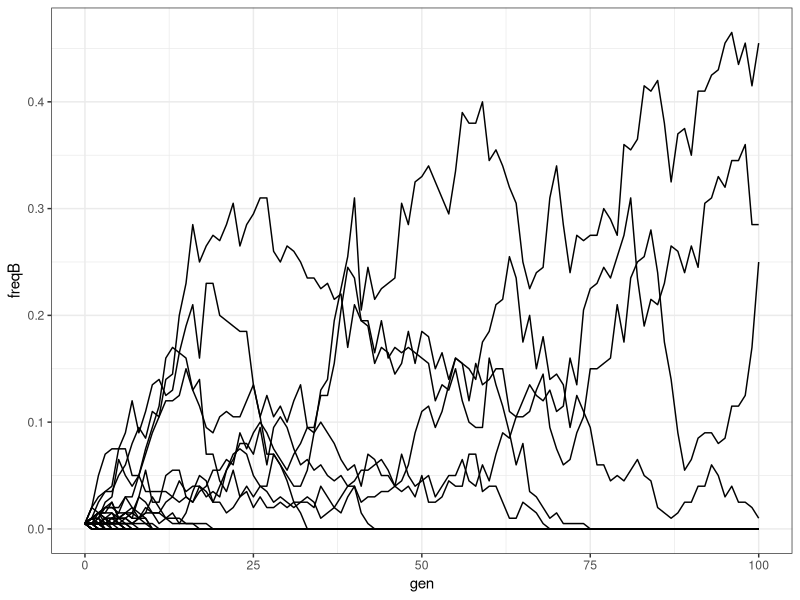
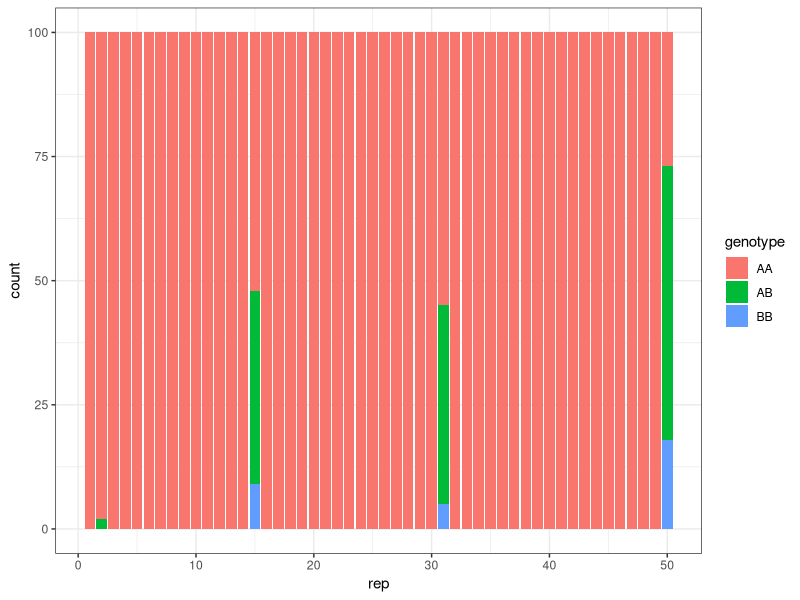

These figures' R source, in order:
## ---- chunk 1

rep=50  # number of simulations
n_gen=100 # number of generations

generation <-  1
n_AA <-  99 # number of newborn individual with AA genotype
n_AB <-  1  # number of newborn individual with AB genotype
n_BB <-  0 # number of newborn individual with BB genotype
N <-  n_AA + n_AB + n_BB # total number of individuals

sAA <-  0 # advantage AA genotype
sAB <-  0 # advantage AB genotype
sBB <-  0 # advantage BB genotype

results <- data.frame(matrix(ncol = 7, nrow = 0)) # dataframe to put the results in

## ---- chunk 2
for (i in 1:rep){
  # initialize
  next_num <- c(n_AA, n_AB, n_BB)
  freqA <-  (2 * next_num[1] + next_num[2]) / (2 * N) 
  freqB <-  1 - freqA
  results <- rbind(results, c(i, 0, next_num, freqA, freqB))
  
  for (j in 1:n_gen){

    # effective frequency of allele after survival
    freqA <- ((2 * next_num[1]*(1 + sAA) + next_num[2] * (1 + sAB)) /
                (2 * (next_num[1] * (1 + sAA) + next_num[2] * (1 + sAB) + next_num[3] * (1 + sBB)))) # frequency of A allele in the population
    freqB <-  1 - freqA # frequency of B allele in the population
    
    # next generation
    next_num <- c(rmultinom(1, N, c(freqA * freqA, 2 * freqA * freqB, freqB * freqB)))
    
    # new frequency of allele
    freqA <-  (2 * next_num[1] + next_num[2]) / (2 * N) # frequency of A allele in the population
    freqB <-  1 - freqA

    results <- rbind(results, c(i, j, next_num, freqA, freqB))
    
  }
  
}

names(results) <- c("rep", "gen", "AA", "AB", "BB", "freqA", "freqB")
## ---- chunk 3
head (results)
## ---- chunk 4
# plot two figures
library(tidyverse)
library(ggplot2)

# color=group, if the last freqA is 0 or 1, highlight them.
ggplot(results, aes(gen, freqB, group = rep)) + geom_line()+theme_bw()
## ---- chunk 5
# [plot2] 
# results_sum <- data.frame(cbind(c("AA", "AB", "BB"), 
# colMeans(results[results$gen==n_gen,c("AA", "AB", "BB")]))) %>%
#   mutate(x="proportion", X2 = as.numeric(X2))

# gen is the generation we want to see
results_sum <- pivot_longer(results[results$gen == n_gen,c("rep", "AA", "AB", "BB")], 
                            cols=c("AA", "AB", "BB"), names_to="genotype", values_to="count")

ggplot(results_sum, aes(x=rep, y=count, fill=genotype)) +
  geom_col() +theme_bw()

